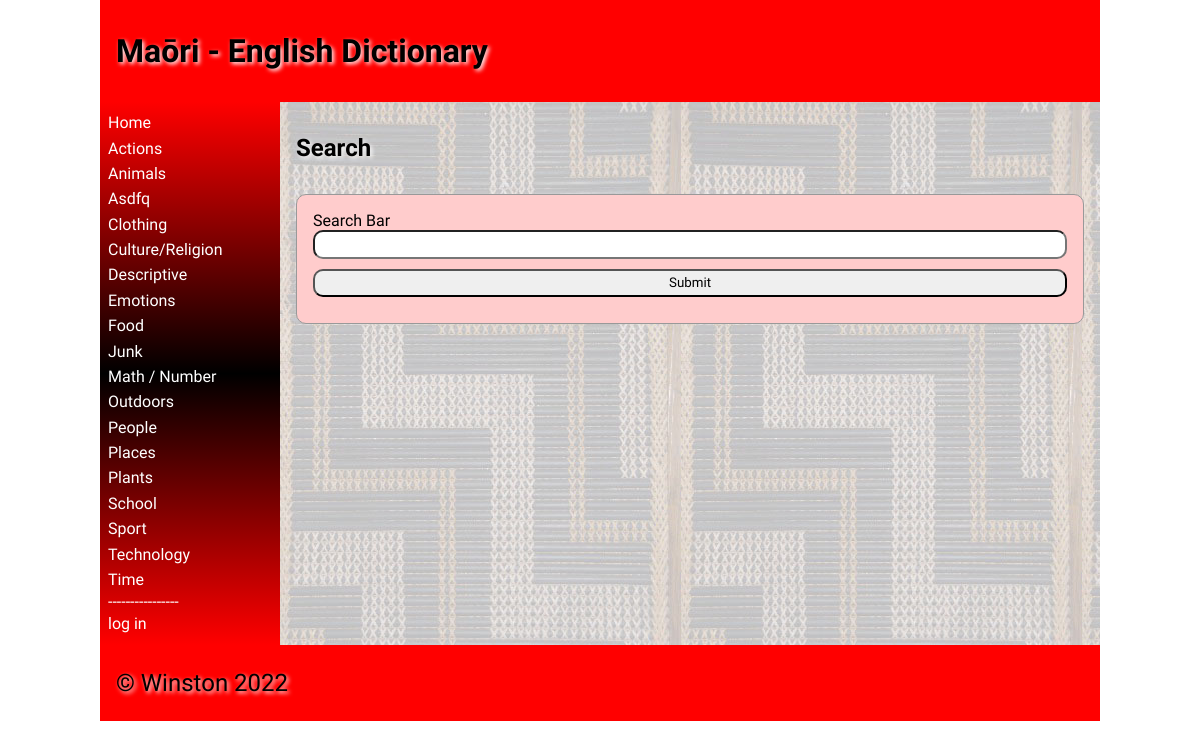
The app's page /, older data.
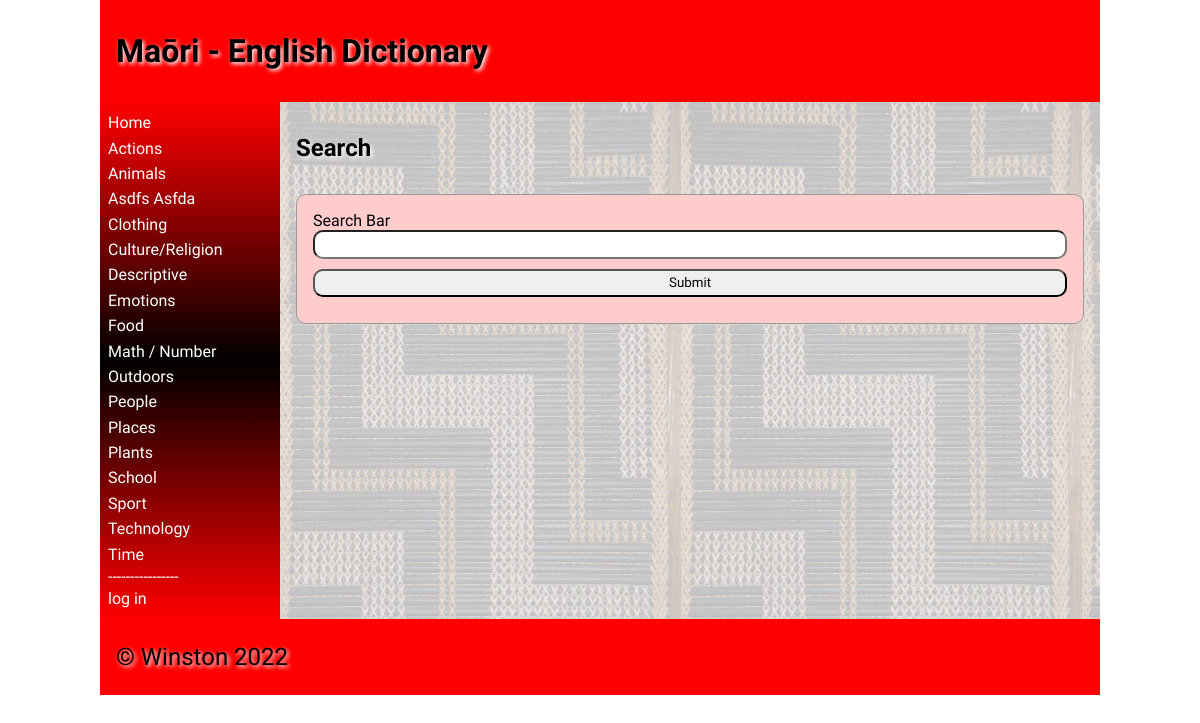
The same page, newer data.
### tables this page shows
CREATE TABLE category
(
	id integer
		constraint category_pk
			primary key autoincrement,
	category varchar(30)
);

### app.py (the view)
@app.route('/', methods=['POST', 'GET'])
def main():  # renders the homepage witch contains a search bar
    if request.method == "GET":
        search = str("{}{}".format(request.args.get('Search'), "%"))  # pulls data from the url
        con = create_connection(DATABASE)
        query = "SELECT * FROM wordbank WHERE english LIKE ? OR maori LIKE ?"  # selects data form maori and english
        cur = con.cursor()
        cur.execute(query, (search, search))  # column that is similar to a variable
        search_results = cur.fetchall()  # and puts it into a list
        con.close()
        if len(search_results) == 0 and search == "None%":  # checks if the query actually finds
            search_results = "Empty"
        elif len(search_results) == 0:   # checks if the query actually finds
            search_results = "None"
    print(search_results)
    return render_template("home.html", categories=categories(), logged_in=is_logged_in(),
                           Search_results=search_results, is_admin=is_admin())

### app.py (called while the page is built)
def create_connection(db_file):  # creates the general function to connect to the database
    try:
        connection = sqlite3.connect(db_file)
        connection.execute('pragma foreign_keys=ON')
        return connection
    except Error as error:
        print(error)
    return None

def is_logged_in():  # creates the function to show if someone is logged in
    if session.get('email') is None:
        print("not logged in ")
        return False
    else:
        print("logged in")
        return True

def is_admin():  # creates the function to show if someone has admin rights
    if session.get('admin') != 1:
        print("denied")
        return False
    else:
        return True

def categories():  # queries category and id columns into a list
    con = create_connection(DATABASE)
    query = "SELECT category,id FROM category ORDER BY category ASC"
    cur = con.cursor()
    cur.execute(query)
    category_list = cur.fetchall()
    con.close()
    return category_list

### templates/home.html (shortened to what this page needs)
{% extends 'base.html' %}
{% block heading %}Maōri - English Dictionary{% endblock %}
{% block main %}
    <h2>Search</h2>
    <form class = "dataForm" method = "GET">
        <div class ="form-group">
            <div class ="form-label">Search Bar</div>
                <div class = "form-element"><input type = "search" name ="Search" id = "Search" required MAXLENGTH="30"></div>
        </div>
        <div class ="form-group">
                <div class ="form-element"><input type = "submit" value="Submit"></div>
        </div>
    </form>
    {% if Search_results == "Empty" %}
        <p></p>
    {% elif Search_results == "None" %}
        <p>Nothing found, make sure you spelt it correctly!</p>
    {% endif %}
{% endblock %}

### templates/base.html (shortened to what this page needs)
<!doctype html>
<html lang="en">
<head>
	<link href="{{ url_for('static', filename='css/style.css') }}" rel="stylesheet">
</head>
<body>
	<div id="container">
		<header>
			<h1>{% block heading %}{% endblock %}</h1>
		</header>
		<nav>
			<ul>
                <li><a href="\">Home</a></li>
                {% for category in categories %}
                    <li><a href="/category/{{ category[1] }}">{{ category[0] }}</a></li>
                {% endfor %}
                <div class = 'seperator'> ---------------- </div>
                {% if logged_in %}
                     <li><a href = "/logout">log out</a></li>
                {% else %}
                    <li><a href = "/login">log in</a></li>
                {% endif %}
			</ul>
		</nav>
		<main>
            {% block main%}{% endblock %}
        </main>
		<footer>
			<p>
				&copy; Winston 2022
			</p>
		</footer>
	</div>
</body>
</html>

Row changes from the older to the newer data that the page shows:
removed category: category "Asdfq"
removed category: category "Junk"
added category: category "Asdfs Asfda"
